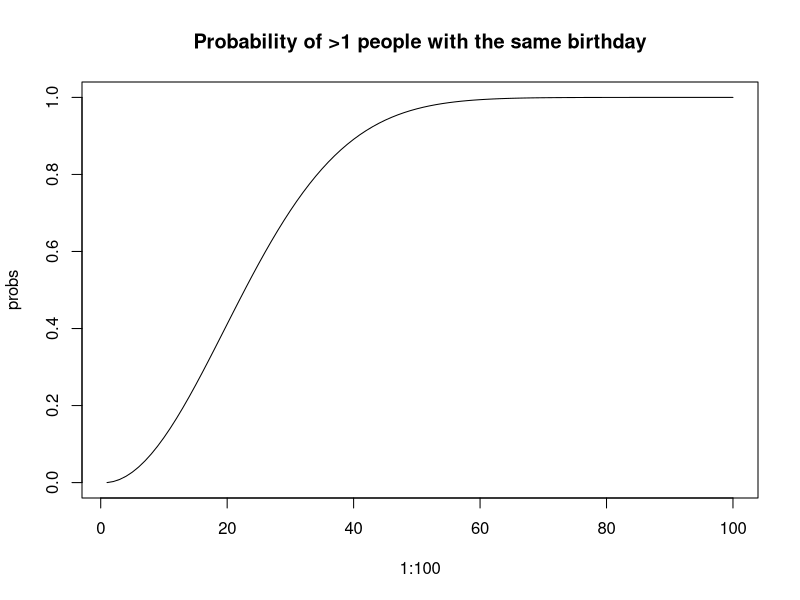

This chart was generated by the following R code:
## ---- chunk 1
# a class of k people 
k <- 30

# number of experiments
N <- 1000

# number of matches
m <- 0

for (i in 1:N) {
  
  # draw k random numbers from 1 to 365 with replacement
  birthdays <- sample(1:365, k, replace = T) 
    
  # number of duplicated birthdays
  dups <- duplicated(birthdays)
    
  # if duplicated birthdays found
  if (any(dups)) m <- m + 1
  
}

cat("Prob of at least one match: ", m / N)

## ---- chunk 2
# compute the probability of birthday match for 30 people
prob <- pbirthday(30) 

# compute a vector of probabilities for 1,2...100 people
probs <- sapply(1:100, pbirthday)

# make a plot
plot(1:100, probs, type="l",main = "Probability of >1 people with the same birthday")
